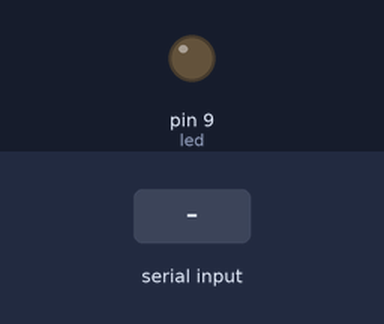
The sketch below on a simulated Arduino Uno, built with avr-gcc and run on an emulated ATmega328P. Shown: output pins drawn as LEDs (lit = HIGH). Inputs (shaded band) come from the test bench.

Above: at 1.2 s.
1.3 s: "1" received over Serial
At 2.4 s:
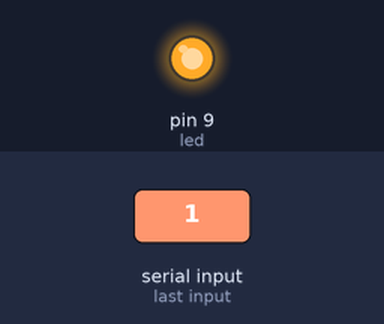
2.8 s: "0" received over Serial
At 3.5 s:
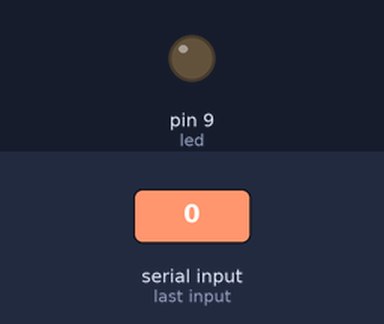
Timing chart, 0 to 5.8 s (numbered marks = the images above; inputs shaded):
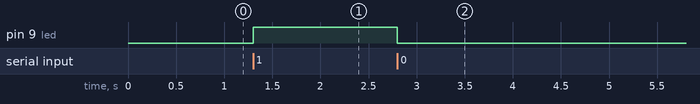

The sketch:

led.ino
```cpp
const int led = 9;
char state;

void setup()
{
    pinMode(led, OUTPUT);
    Serial.begin(9600);
}

void loop()
{
  while (Serial.available() > 0)
    {
        state = Serial.read();

        if (state == '1')
        {
            digitalWrite(led, HIGH);
        }
        else
        {
            digitalWrite(led, LOW);
        }
    }
}
```

Measured:
- after the input at 1.3 s, pin 9 (led): LOW → HIGH at once
- after the input at 2.8 s, pin 9 (led): HIGH → LOW at once
